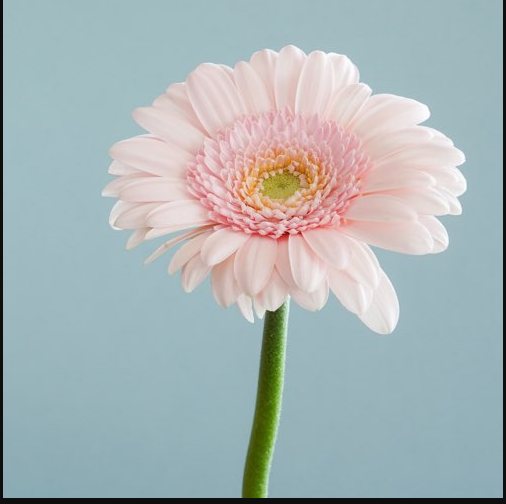
#> input picture data/flower.png, 506 x 504 px
$ python open5.py
#> lines starting #> are read from the running program, lines starting #| are printed output that depends on the picture
import cv2
import numpy as np

img = cv2.imread("data/flower.png")
#> img is the input picture: shape (504, 506, 3); mean B, G, R 182.5, 181, 168.9

imgHor = np.hstack((img, img))
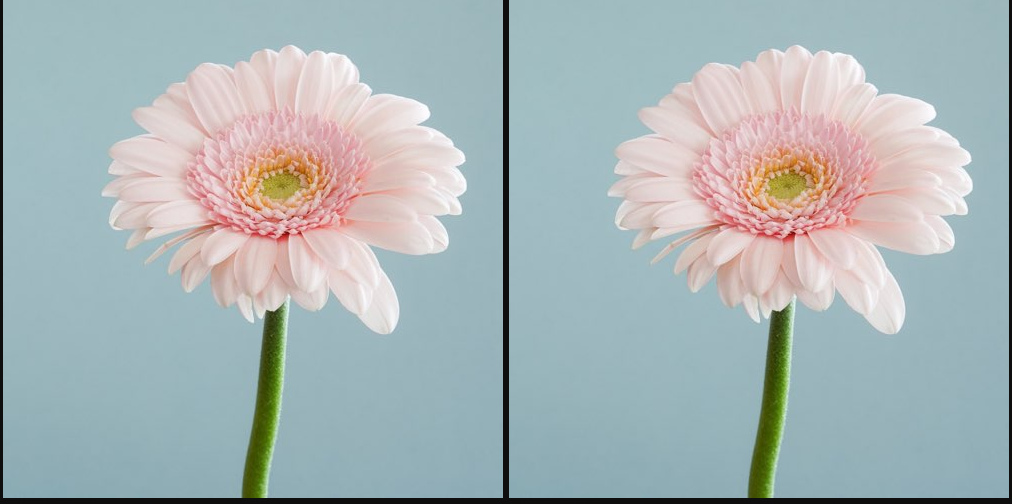
#> imgHor: shape (504, 1012, 3); mean B, G, R 182.5, 181, 168.9
imgVer = np.vstack((img, img))
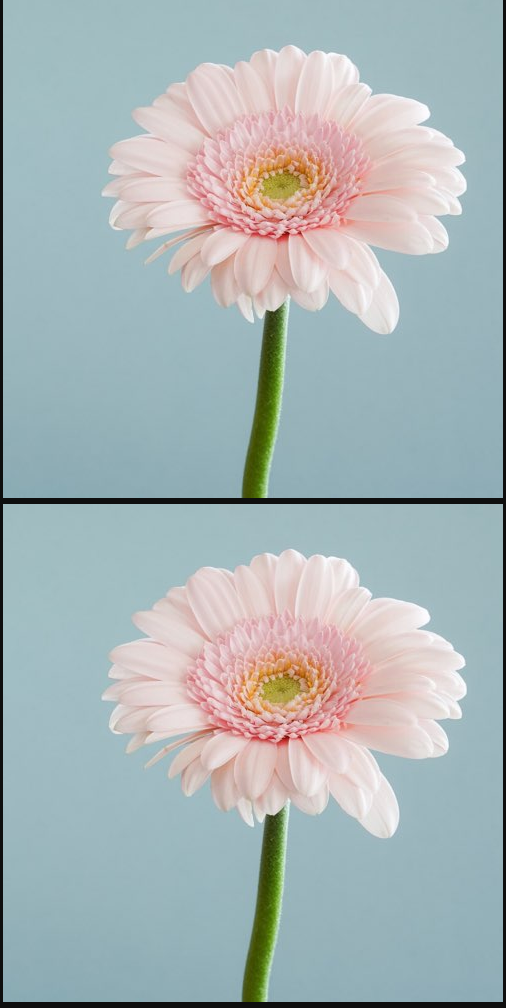
#> imgVer: shape (1008, 506, 3); mean B, G, R 182.5, 181, 168.9


if img is None:
    print("Image not found. Check the path.")
else:
    cv2.imshow("Horizonatal", imgHor)
    cv2.imshow("Vertical", imgVer)
    cv2.waitKey(0)
    cv2.destroyAllWindows()
